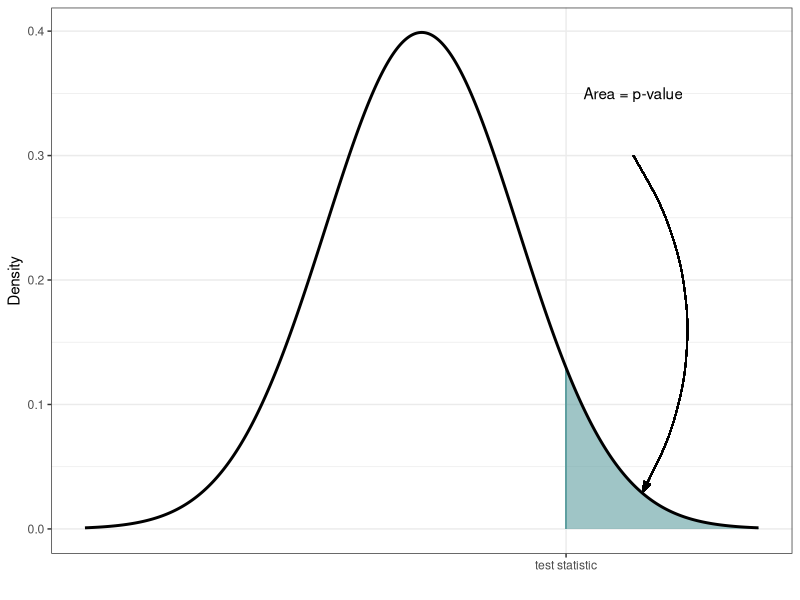
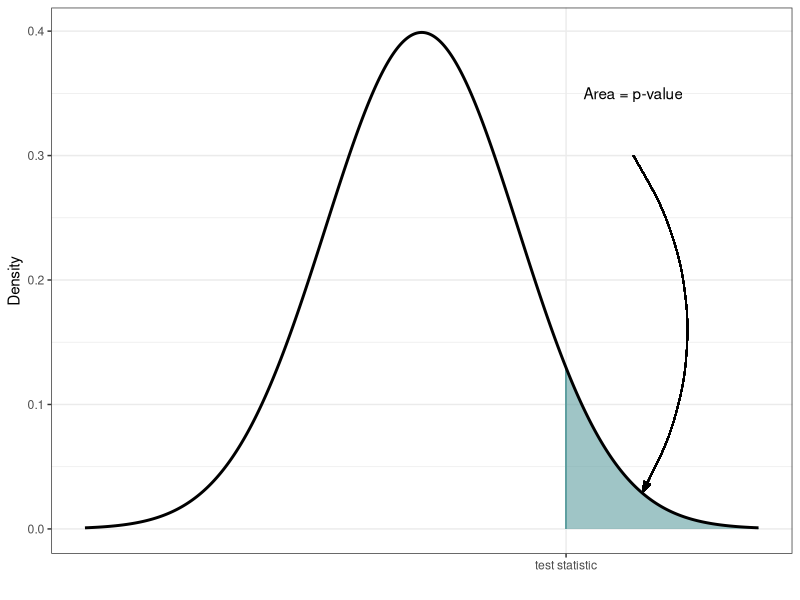

The R script that drew these images, in order: (Note: this script raises an error after producing the figures.)
require(ggplot2)

setwd(dirname(sys.frame(1)$ofile))

# Sig level
x <- seq(-3.5, 3.5, length=1000)
y <- dnorm(x)
pv <- data.frame(x=x, y=y)

g.pv <- ggplot(pv, aes(x=x, y=y))

# Upper
g.pv <- g.pv + geom_area(aes(ymax=y), data=pv[pv$x> 1.5,], fill='cadetblue', alpha=.6)
g.pv <- g.pv + geom_segment(aes(x=1.5, y=0, xend=1.5, yend=dnorm(1.5)), color="cadetblue")
g.pv <- g.pv + geom_line(size=1)
g.pv <- g.pv + scale_x_continuous(breaks=c(1.5), 
                                        labels=c("test statistic"))
g.pv <- g.pv + annotate("text", x=2.2, y=.35, label="Area = p-value")
g.pv <- g.pv + geom_curve(aes(x=2.2, y=.3, xend=2.3, yend=.03), curvature = -.3,
                                arrow=arrow(angle=20, length=unit(.1,"in"), type="closed"))
g.pv <- g.pv + theme_bw() +xlab("") + ylab("Density")
g.pv


ggsave('ch08_pvalue.png', width=4.5, height=1.5, units = "in")

# Sig level
x <- seq(-3.5, 3.5, length=1000)
y <- dnorm(x)
sig <- data.frame(x=x, y=y)

g.sig <- ggplot(sig, aes(x=x, y=y))

# Upper
g.sig.u <- g.sig + geom_area(aes(ymax=y), data=cv[cv$x> 1.645,], fill='cadetblue', alpha=.6)
g.sig.u <- g.sig.u + geom_segment(aes(x=1.645, y=0, xend=1.645, yend=dnorm(1.645)), color="cadetblue")
g.sig.u <- g.sig.u + geom_line(size=1)
g.sig.u <- g.sig.u + scale_x_continuous(breaks=c( 1.645), 
                                  labels=expression( z[alpha]))
g.sig.u <- g.sig.u + annotate("text", x=2.2, y=.35, label="Area = α")
g.sig.u <- g.sig.u + geom_curve(aes(x=2.2, y=.3, xend=2.3, yend=.03), curvature = -.3,
                          arrow=arrow(angle=20, length=unit(.1,"in"), type="closed"))
g.sig.u <- g.sig.u + theme_bw() +xlab("") + ylab("Density") + ggtitle(expression(H[a]: mu > mu[0]))
g.sig.u


ggsave('ch08_sig_up.png', width=4.5, height=1.45, units = "in")

# Lower
g.sig.l <- g.sig + geom_area(aes(ymax=y), data=cv[cv$x< -1.645,], fill='cadetblue', alpha=.6)
g.sig.l <- g.sig.l + geom_segment(aes(x=-1.645, y=0, xend=-1.645, yend=dnorm(-1.645)), color="cadetblue")
g.sig.l <- g.sig.l + geom_line(size=1)
g.sig.l <- g.sig.l + scale_x_continuous(breaks=c(- 1.645), 
                                        labels=expression( -z[alpha]))
g.sig.l <- g.sig.l + annotate("text", x=-2.2, y=.35, label="Area = α")
g.sig.l <- g.sig.l + geom_curve(aes(x=-2.2, y=.3, xend=-2.3, yend=.03), curvature = .3,
                                arrow=arrow(angle=20, length=unit(.1,"in"), type="closed"))
g.sig.l <- g.sig.l + theme_bw() +xlab("") + ylab("Density") + ggtitle(expression(H[a]: mu < mu[0]))

g.sig.l

ggsave('ch08_sig_low.png', width=4.5, height=1.45 , units = "in")

# Two sided
g.sig.2 <- g.sig + geom_area(aes(ymax=y), data=cv[cv$x> 1.96,], fill='cadetblue', alpha=.6)
g.sig.2 <- g.sig.2 + geom_area(aes(ymax=y), data=cv[cv$x< -1.96,], fill='cadetblue', alpha=.6)
g.sig.2 <- g.sig.2 + geom_segment(aes(x=1.96, y=0, xend=1.96, yend=dnorm(1.96)), color="cadetblue")
g.sig.2 <- g.sig.2 + geom_segment(aes(x=-1.96, y=0, xend=-1.96, yend=dnorm(-1.96)), color="cadetblue")
g.sig.2 <- g.sig.2 + geom_line(size=1)
g.sig.2 <- g.sig.2 + scale_x_continuous(breaks=c( -1.96, 1.96), 
                                        labels=expression( -z[alpha/2], z[alpha/2]))
g.sig.2 <- g.sig.2 + annotate("text", x=2.2, y=.35, label="Area = α/2")
g.sig.2 <- g.sig.2 + geom_curve(aes(x=2.2, y=.3, xend=2.3, yend=.03), curvature = -.3,
                                arrow=arrow(angle=20, length=unit(.1,"in"), type="closed"))
g.sig.2 <- g.sig.2 + annotate("text", x=-2.2, y=.35, label="Area = α/2")
g.sig.2 <- g.sig.2 + geom_curve(aes(x=-2.2, y=.3, xend=-2.3, yend=.03), curvature = .3,
                                arrow=arrow(angle=20, length=unit(.1,"in"), type="closed"))
g.sig.2 <- g.sig.2 + theme_bw() +xlab("") + ylab("Density") + ggtitle(expression(H[a]: mu != mu[0]))
g.sig.2


ggsave('ch08_sig_2.png', width=4.5, height=2, units = "in")


# Critical values
x <- seq(-3.5, 3.5, length=1000)
y <- dnorm(x)
cv <- data.frame(x=x, y=y)

g.cv <- ggplot(cv, aes(x=x, y=y))

g.cv <- g.cv + geom_area(aes(ymax=y), data=cv[cv$x> 1.96,], fill='cadetblue', alpha=.6)
g.cv <- g.cv + geom_area(aes(ymax=y), data=cv[cv$x < -1.96,], fill='cadetblue', alpha=.6)
g.cv <- g.cv + geom_segment(aes(x=-1.96, y=0, xend=-1.96, yend=dnorm(-1.96)), color="cadetblue")
g.cv <- g.cv + geom_segment(aes(x=1.96, y=0, xend=1.96, yend=dnorm(1.96)), color="cadetblue")
g.cv <- g.cv + geom_line(size=1)
g.cv <- g.cv + scale_x_continuous(breaks=c(-2.8, -1.96, 1.96), 
                                  labels=expression(-2.8, -z[alpha/2], z[alpha/2]))
g.cv <- g.cv + annotate("text", x=2.2, y=.35, label="Area = α/2")
g.cv <- g.cv + geom_curve(aes(x=2.2, y=.3, xend=2.3, yend=.03), curvature = -.3,
                                arrow=arrow(angle=20, length=unit(.1,"in"), type="closed"))
g.cv <- g.cv + annotate("text", x=-2.2, y=.35, label="Area = α/2")
g.cv <- g.cv + geom_curve(aes(x=-2.2, y=.3, xend=-2.3, yend=.03), curvature = .3,
                                arrow=arrow(angle=20, length=unit(.1,"in"), type="closed"))
g.cv <- g.cv + theme_bw() +xlab("") + ylab("Density")

g.cv

ggsave('ch08_cv.png', width=4.5, height=1.75, units = "in")
